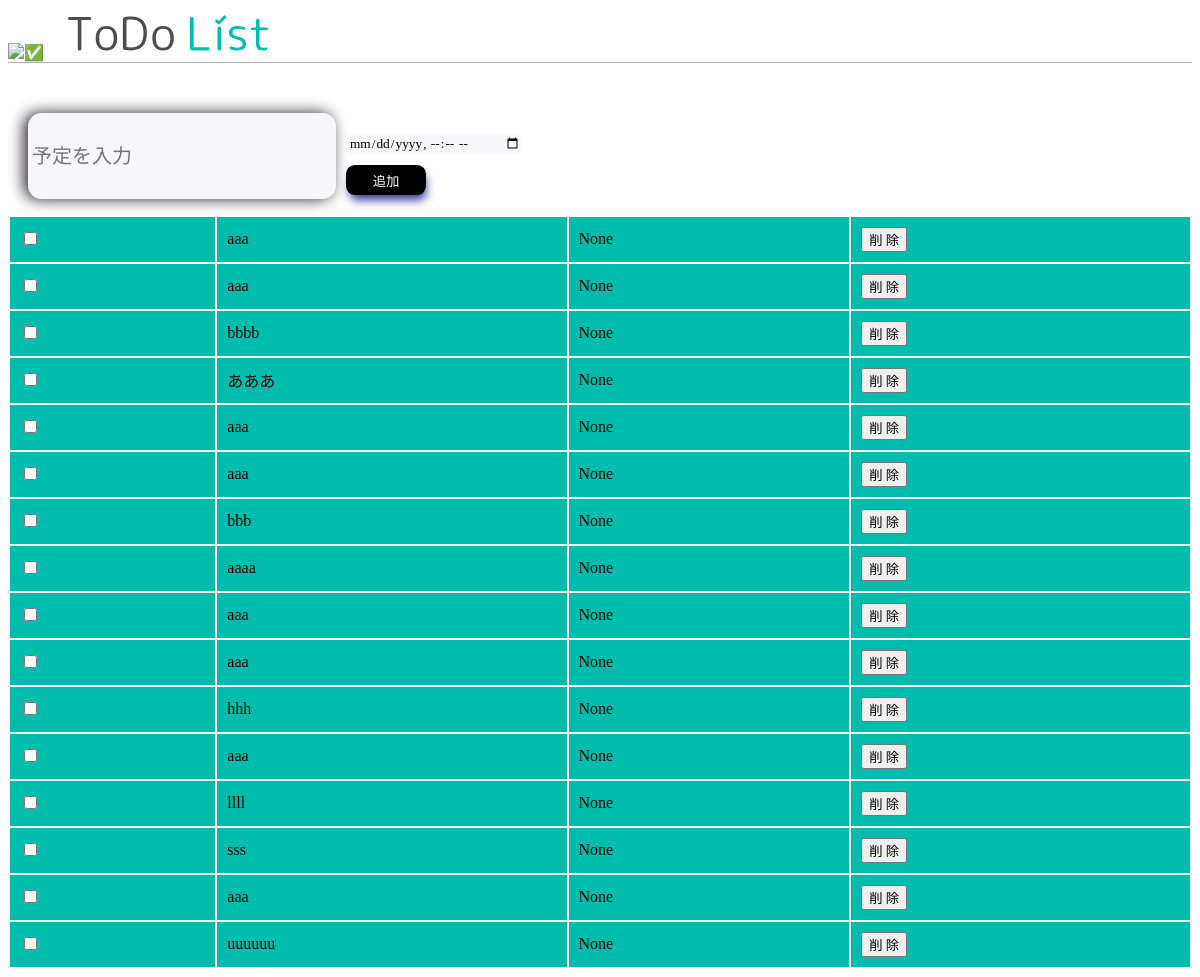
The app's page /, older data.
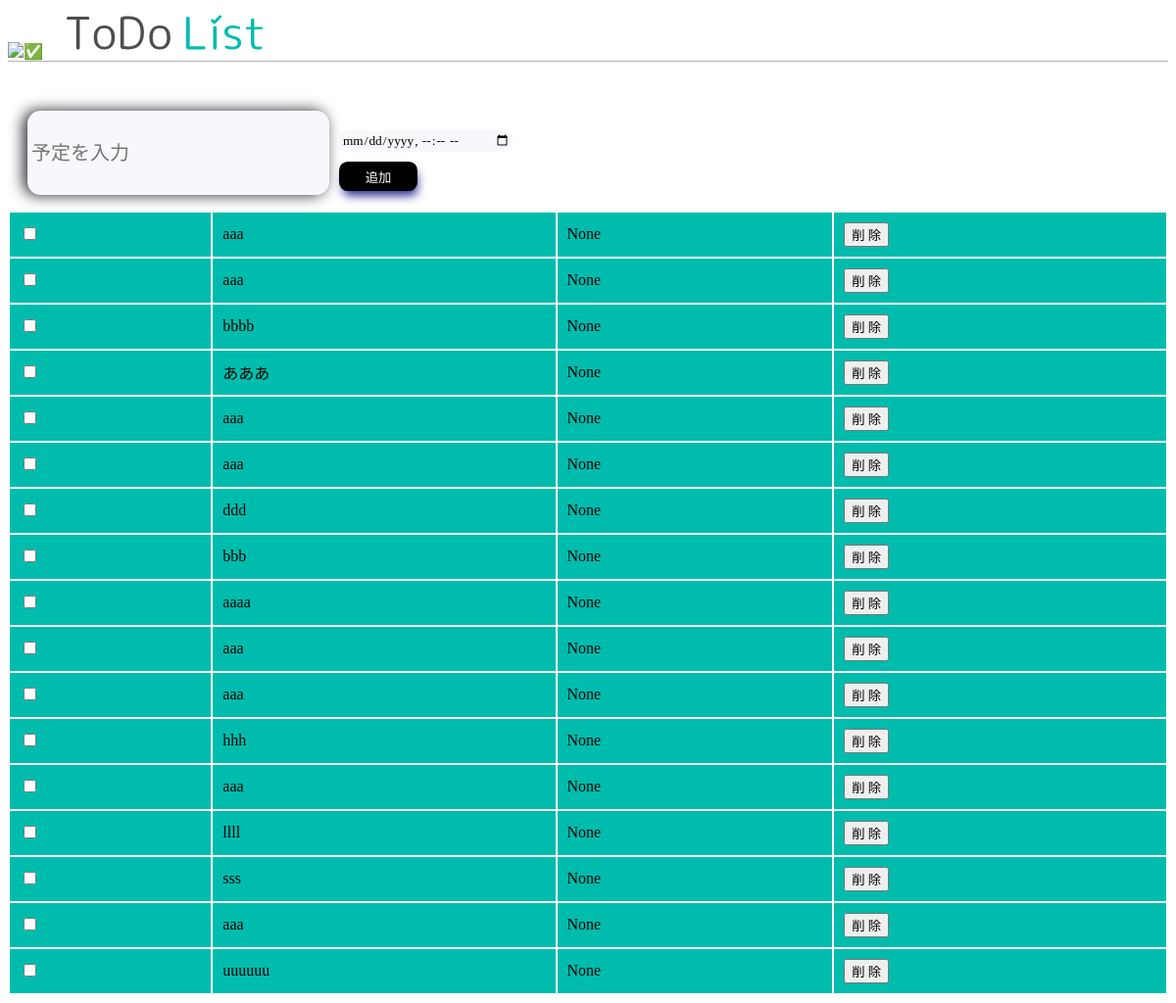
The same page, newer data.
### tables this page shows
CREATE TABLE todo(id integer PRIMARY KEY, todo_data text,todo_timie datetime default (DATETIME('now','locatetime')), todo_deadline datetime, check_data boolean);

### app.py (the view)
@app.route('/')
def todo_db():
  con = sqlite3.connect('todo_list.db')
  con.execute("CREATE TABLE IF NOT EXISTS todo(id integer PRIMARY KEY AUTOINCREMENT, todo_data text, todo_deadline datetime)")
  con.commit()
  cur = con.execute("SELECT * FROM todo")
  cur = con.execute("select * from todo order by todo_deadline")
  data = cur.fetchall()
  cur.close()
  return render_template('index.html', data = data)

### templates/index.html (shortened to what this page needs)
<!DOCTYPE html>
<html lang="ja">
<head>
    <link rel="stylesheet" type="text/css" href="../static/css/main.css">
</head>
<body background="https://cdn.discordapp.com/attachments/1058362475877240974/1068082655524044850/konstantin-kleine-V1NVvXmO_dk-unsplash.jpg”%3E%22%3E">
    <header>
        <img src="https://images.goodsmile.info/cgm/images/product/20210513/11189/84603/large/1c62c769931f85ed2b8f24df5ade7969.jpg" alt="✅" id="logomark">
        <img src="../img/logo/ver02.svg" alt="✅" id="logoword">
    </header>
    <form id="schedule" action='/register_done'>
        <div>
            <input type="text" id="todo" placeholder="予定を入力" name="todo" class="schedule" maxlength="30">
        </div>
        <div>
            <input type="datetime-local" id="limit" name="time">
        </div>
        <div>
            <button type="submit" id="add-submit" formmethod="get">追加</button>
        </div>
    </form>
    <div>
        <table id="todo_table">
                {% for item in data %}
                <tr id="oboro">
                    <td><input type="checkbox" id="fav-{{item[0]}}" name="fav-{{item[0]}}" value="{{item[0]}}"></td>
                    <td>{{item[1]}}</td>
                    <td>{{item[2]}}</td>
                    <td><button type="button" id="{{item[0]}}" >削 除</button></td>
                </tr>
                {% endfor %}
        </table>
    </div>
</body>
</html>

Row changes from the older to the newer data that the page shows:
added todo: todo_data "ddd", item "None"
